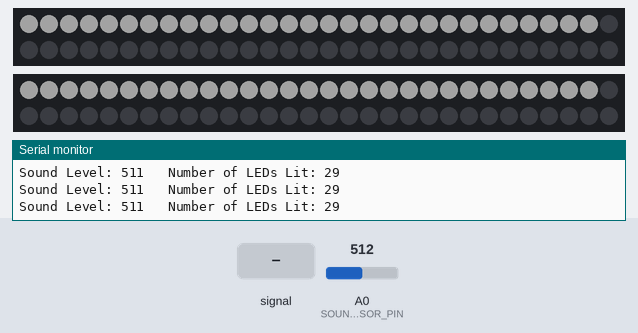
A sketch run on a simulated Arduino Uno, built with avr-gcc and run on an emulated ATmega328P. Shown: 2 × 60 RGB LEDs in strip order, left to right, continuing on the next row, the last lines printed to the serial monitor. Inputs (shaded band) come from the test bench; at power-on: A0 (SOUND_SENSOR_PIN) = 512. Dim RGB values are drawn brighter than linear.

Above: at 1.2 s.
1.3 s: A0 (SOUND_SENSOR_PIN) set to 0
At 2.2 s:
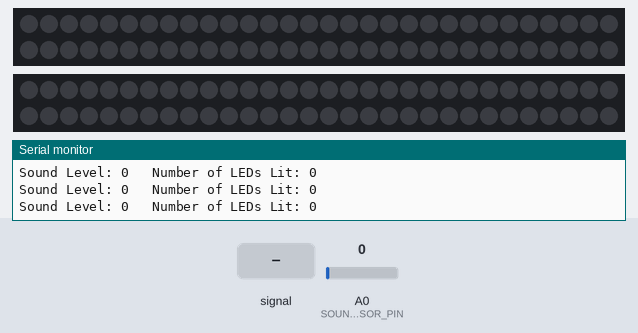
2.8 s: A0 (SOUND_SENSOR_PIN) set to 122
4.3 s: A0 (SOUND_SENSOR_PIN) fed a 200 Hz sine of ±81 counts around its level
5.8 s: A0 (SOUND_SENSOR_PIN) set to 306
At 6.6 s:
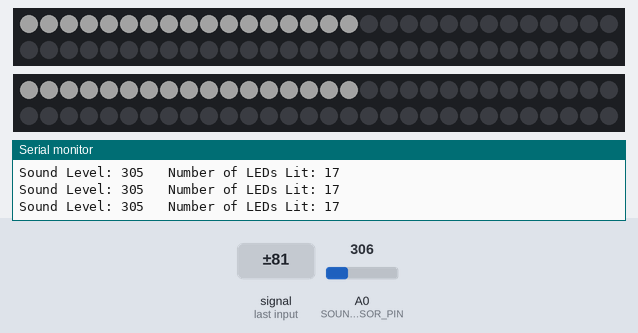
7.3 s: A0 (SOUND_SENSOR_PIN) fed a 1000 Hz sine of ±255 counts around its level
At 7.66 s:
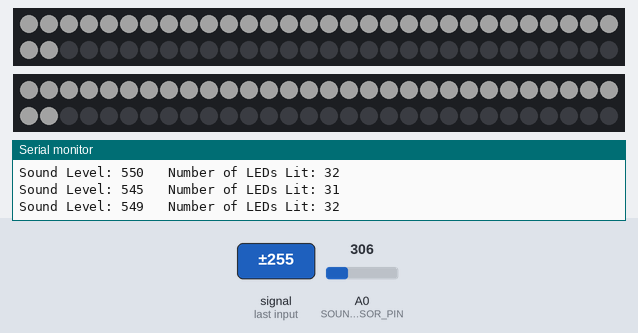
8.8 s: A0 (SOUND_SENSOR_PIN) fed a 2 Hz sine of ±306 counts around its level
Timing chart, 0 to 11.6 s (numbered marks = the images above; inputs shaded):
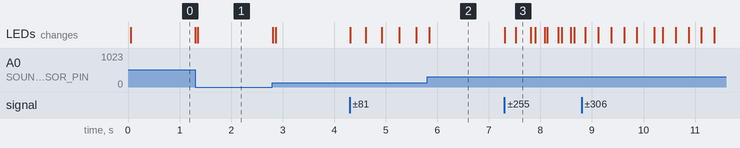

The sketch:

NeoPixel_SimpleVer.ino
```cpp
#include <FastLED.h> // Download the FastLED NeoPixel library by David Madison or FastLED

#define SOUND_SENSOR_PIN A0   // Analog pin for Grove Sound Sensor
#define LED_PIN1 6  // Pin for first LED strip
#define LED_PIN2 5  // Pin for second LED strip
#define NUM_LEDS 60 // Number of individual LEDs on the strip
#define BRIGHTNESS 35 // Level of brightness (Do not put on full brightness unless the powersupply can handle it!)
#define LED_TYPE WS2812B  // Specific Type for NeoPixel
#define COLOR_ORDER GRB

CRGB leds1[NUM_LEDS];
CRGB leds2[NUM_LEDS];

void setup() {
  FastLED.addLeds<LED_TYPE, LED_PIN1, COLOR_ORDER>(leds1, NUM_LEDS).setCorrection(TypicalLEDStrip);
  FastLED.addLeds<LED_TYPE, LED_PIN2, COLOR_ORDER>(leds2, NUM_LEDS).setCorrection(TypicalLEDStrip);
  FastLED.setBrightness(BRIGHTNESS);
  pinMode(SOUND_SENSOR_PIN, INPUT);
  Serial.begin(115200); // Starting serial communication
}

void loop() {
  visualize();
}

void visualize() {
  static int lastSoundLevel = 0;
  int soundLevel = analogRead(SOUND_SENSOR_PIN); // Reading sound level from sound sensor
  soundLevel = (lastSoundLevel + soundLevel) / 2; // Simple averaging for debounce
  lastSoundLevel = soundLevel;

  int numLedsLit = map(soundLevel, 0, 1023, 0, NUM_LEDS); // Mapping sound level to number of LEDs to light up

  for (int i = 0; i < NUM_LEDS; i++) {
    if (i < numLedsLit) {
      leds1[i] = CRGB::White; // Setting LED color to white for the lit LEDs on the first strip
      leds2[i] = CRGB::White; // Setting LED color to white for the lit LEDs on the second strip
    } else {
      leds1[i] = CRGB::Black; // Turning off LEDs that should not be lit up on the first strip
      leds2[i] = CRGB::Black; // Turning off LEDs that should not be lit up on the second strip
    }
  }

  FastLED.show();
  delay(5); // Adding a small delay to debounce

  // Printing sound level and number of LEDs lit up to the serial monitor
  Serial.print("Sound Level: ");
  Serial.print(soundLevel);
  Serial.print("   Number of LEDs Lit: ");
  Serial.println(numLedsLit);
}
```

Measured:
- after the input at 1.3 s, the LEDs: first change at once (image 1 shows a later state)
- after the input at 7.3 s, the LEDs: first change at once (image 3 shows a later state)
